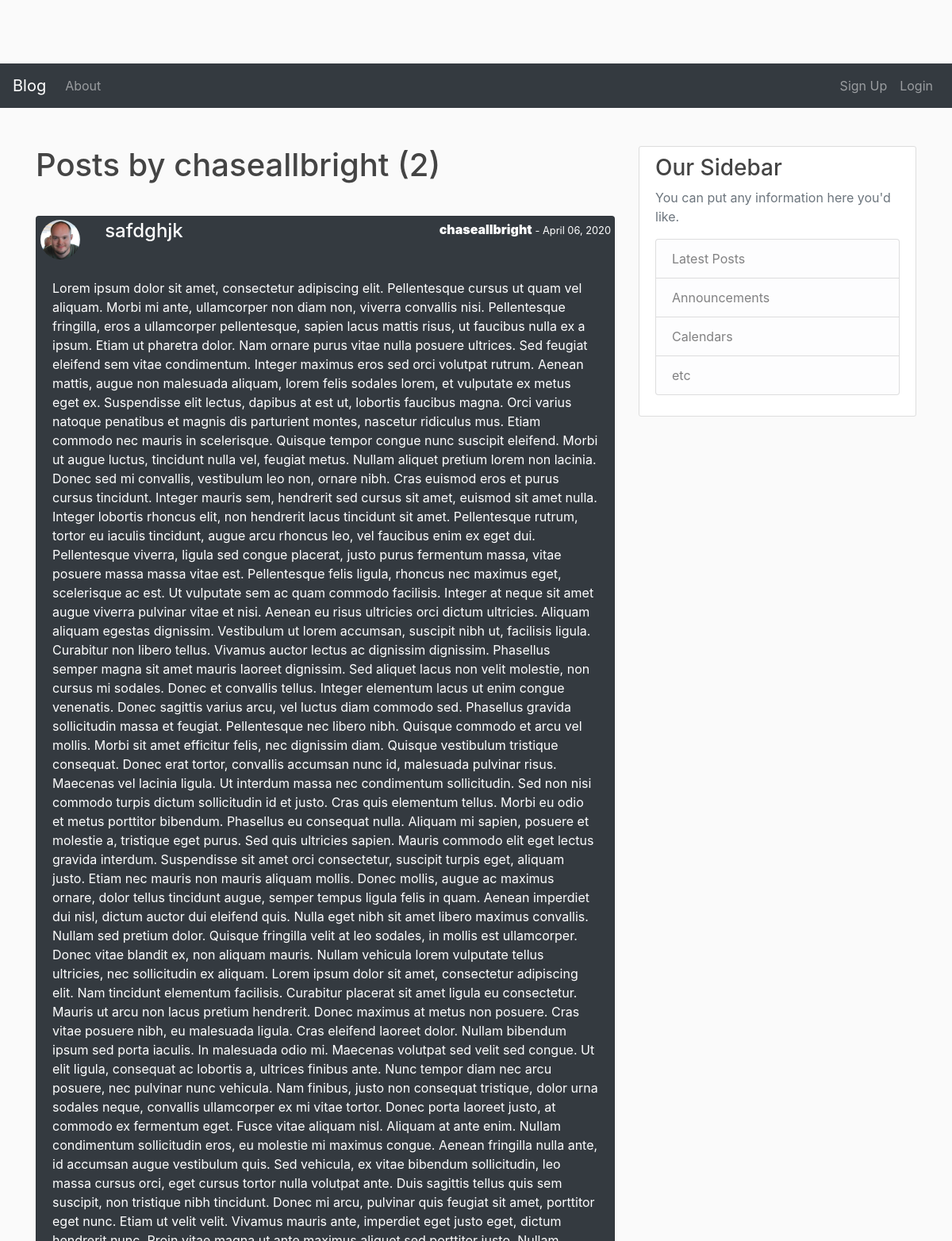
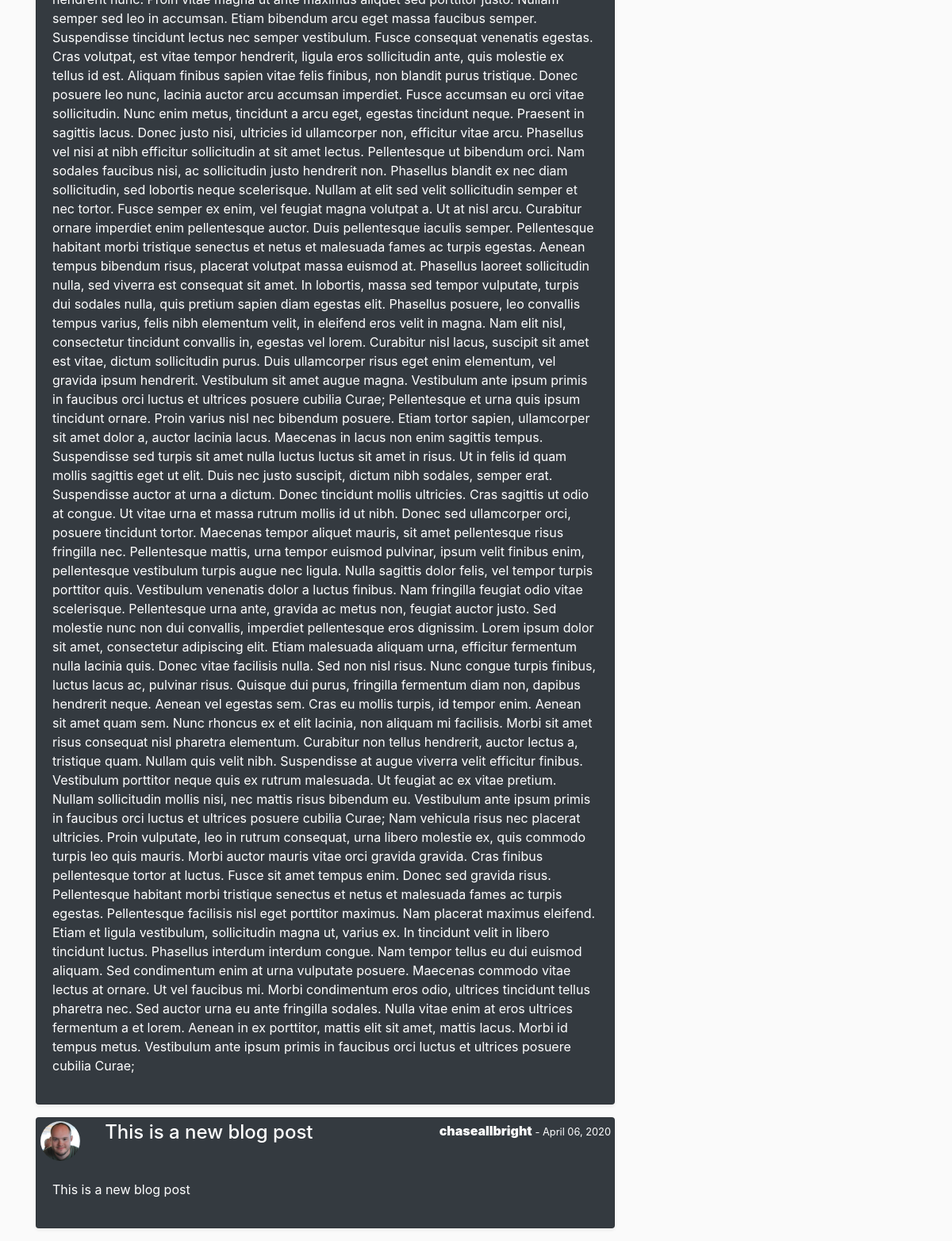
The app's page /blog/user/chaseallbright/, older data (2 pictures, top to bottom).
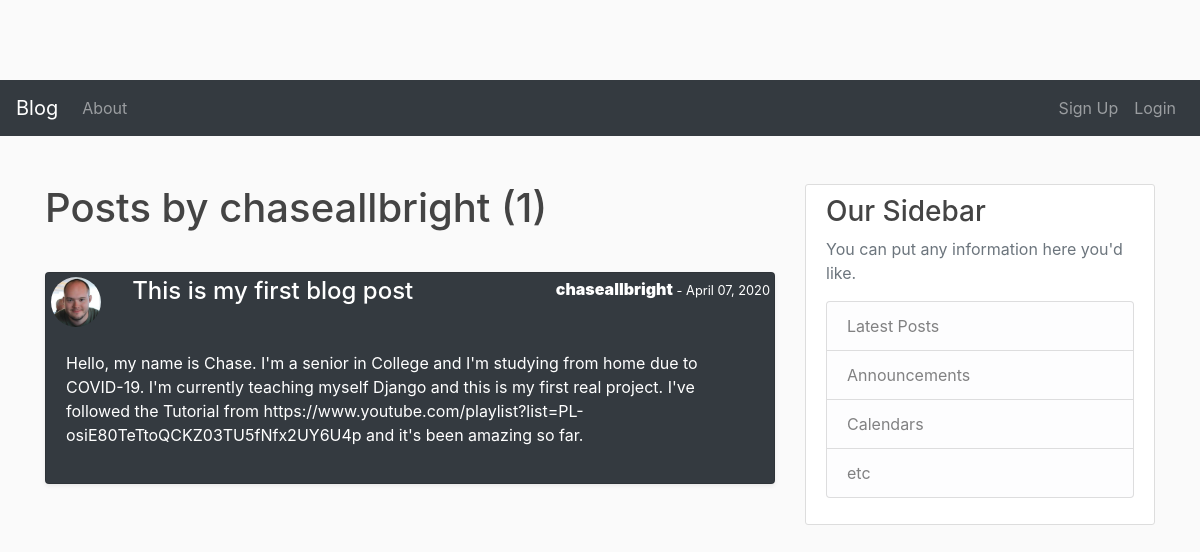
The same page, newer data.
### blogapp/models.py (models this page shows, shortened)
class Post(models.Model):
    title = models.CharField(max_length=100)
    content = models.TextField()
    date_posted = models.DateTimeField(default=timezone.now)
    author = models.ForeignKey(User, on_delete=models.CASCADE)

### users/models.py (models this page shows, shortened)
class Profile(models.Model):
    user = models.OneToOneField(User, on_delete=models.CASCADE)
    image = models.ImageField(default='default.jpg', upload_to='profile_pics')

### blogapp/views.py (the view)
# urls.py: path('user/<str:username>/', UserPostListView.as_view(), name='user-posts'),
class UserPostListView(ListView):
    model = Post
    template_name = 'blogapp/user_posts.html'
    context_object_name = 'posts'
    paginate_by = 5
    def get_queryset(self):
        user = get_object_or_404(User, username=self.kwargs.get('username'))
        return Post.objects.filter(author=user).order_by('-date_posted')

### templates/blogapp/user_posts.html (shortened to what this page needs)
{% extends "blogapp/base.html" %}
{% block content %}
<h1 class="mb-3">
Posts by {{ view.kwargs.username }} ({{page_obj.paginator.count}})
</h1>
<br>
{% for post in posts %}
<div class="card shadow-sm text-white bg-dark  p-0 mb-3  ">
    <div class="row p-1">
        <img class=" ml-3 align-self-start rounded-circle" style="height: 50px;"
             src="{{ post.author.profile.image.url }}" alt="{{ post.author.username }} Profile Photo">
        <div class="col">
            <h4 class=" pl-3 text-left text-bold">
                <a class="text-white" href="{% url 'post-detail' post.id %}">{{ post.title }}</a>
            </h4>
        </div>
        <div class="col text-right align-right text-align-center">
            <p class="d-inline font-weight-bolder text-white">
                <a class=" d-inline font-weight-bolder text-white" href="{% url 'user-posts' post.author.username %}">{{ post.author }}</a>
            </p>
            <small class="">- {{ post.date_posted|date:"F d, Y" }}</small>
        </div>
    </div>
    <div class="card-body">
        <p class="">{{ post.content }}</p>
    </div>
</div>
{% endfor %}
{% endblock content %}

Row changes from the older to the newer data that the page shows:
removed Post: author.profile.image (picture), title "safdghjk", author "chaseallbright", date_posted "April 06, 2020", content "Lorem ipsum dolor sit amet, consectetur adipiscing elit. Pellentesque cursus ut quam vel aliquam. Morbi mi ante, ullamcorper non diam non, viverra convallis nisi. Pellentesque fringilla, eros a ullamcorper pellentesque, sapien lacus mattis risus, ut faucibus nulla ex a ipsum. Etiam ut pharetra dolor. Nam ornare purus vitae nulla posuere ultrices. Sed feugiat eleifend sem vitae condimentum. Integer maximus eros sed orci volutpat rutrum. Aenean mattis, augue non malesuada aliquam, lorem felis sodales lorem, et vulputate ex metus eget ex. Suspendisse elit lectus, dapibus at est ut, lobortis faucibus magna. Orci varius natoque penatibus et magnis dis parturient montes, nascetur ridiculus mus.…"
removed Post: author.profile.image (picture), title "This is a new blog post", author "chaseallbright", date_posted "April 06, 2020", content "This is a new blog post"
added Post: author.profile.image (picture), title "This is my first blog post", author "chaseallbright", date_posted "April 07, 2020", content "Hello, my name is Chase. I'm a senior in College and I'm studying from home due to COVID-19. I'm currently teaching myself Django and this is my first real project. I've followed the Tutorial from https://www.youtube.com/playlist?list=PL-osiE80TeTtoQCKZ03TU5fNfx2UY6U4p and it's been amazing so far."
Text that changed along with them:
{{ page_obj.paginator.count }}: "2" → "1"
